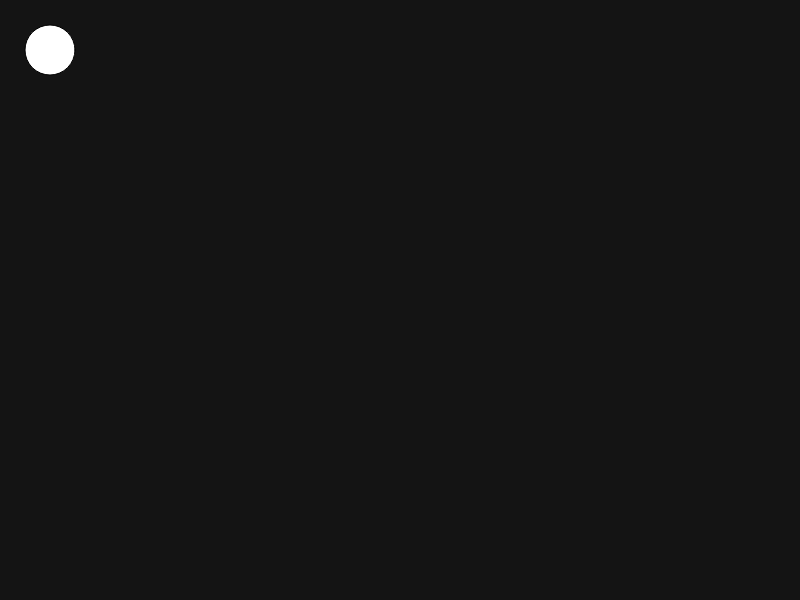
Frame 1 (no input)
Frame 60 (no input): identical to frame 1, image omitted
Frame 120 (the mouse pressed at the canvas centre since frame 60): identical to frame 1, image omitted

The p5.js sketch that drew this single still picture (run headless with seeded random() and noise() and a simulated clock; from frame 60 on, the mouse is pressed at the canvas centre):

// p5.js sketch
// ── sketch.js
function setup() {
    createCanvas(800, 600);
}

function draw() {
    background(20);
    circle(50,50,50);
}
